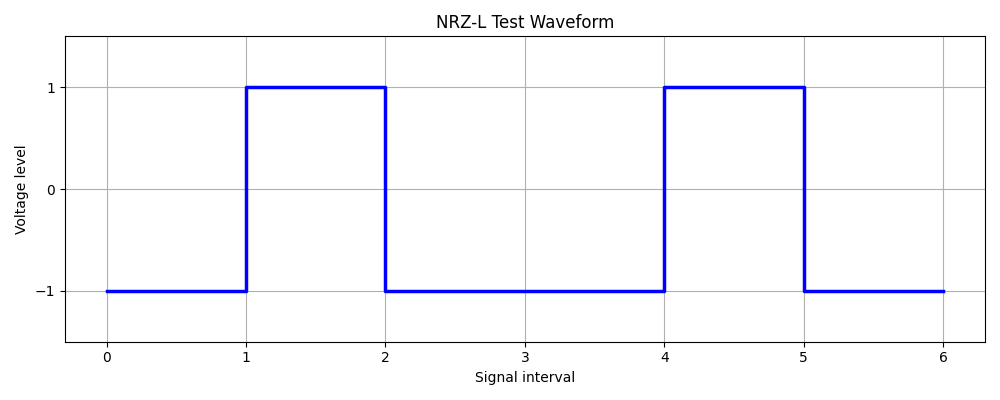
#> input picture test_images/nrz_l_sample.png, 1000 x 400 px
$ python image_decoder.py
#> lines starting #> are read from the running program, lines starting #| are printed output that depends on the picture; after the words box and inside, x2 and y2 are one past the last pixel; in counts of white or black regions, pixels touching at a corner belong together
### decoder.py

from line_coding import (
    encode_nrz_l,
    encode_nrz_i,
    encode_manchester,
    encode_differential_manchester,
    encode_ami,
)


def validate_signal(signal):
    """Check that the signal contains valid line levels."""
    if not signal:
        raise ValueError("Encoded signal must not be empty.")
    if any(level not in (-1, 0, 1) for level in signal):
        raise ValueError("Signal levels must be -1, 0, or 1.")


def decode_nrz_l(signal):
    """NRZ-L: +1 represents 0, and -1 represents 1."""
    validate_signal(signal)

    if any(level == 0 for level in signal):
        raise ValueError("NRZ-L signal cannot contain zero levels.")

    # direct lookup instead of conditional
    _nrz_l_inv = {1: "0", -1: "1"}
    return "".join(_nrz_l_inv[level] for level in signal)


# [18 lines left out: function decode_nrz_i, not called in this run]


# Manchester decoding: map (first_half, second_half) -> bit
_MANCHESTER_DECODE = {
    (1, -1): "0",
    (-1, 1): "1",
}


def decode_manchester(signal):
    """Decode Manchester pairs using the project's encoding convention."""
    validate_signal(signal)

    if len(signal) % 2 != 0:
        raise ValueError("Manchester signal must have an even number of levels.")

    bits = []
    for i in range(0, len(signal), 2):
        pair = (signal[i], signal[i + 1])
        bit = _MANCHESTER_DECODE.get(pair)
        if bit is None:
            raise ValueError("Invalid Manchester signal pair.")
        bits.append(bit)

    return "".join(bits)


# [53 lines left out: functions decode_differential_manchester, decode_ami, not called in this run]


DECODERS = {
    "NRZ-L": decode_nrz_l,
    "NRZ-I": decode_nrz_i,
    "MANCHESTER": decode_manchester,
    "DIFFERENTIAL MANCHESTER": decode_differential_manchester,
    "AMI": decode_ami,
}


# [34 lines that do not run on import are left out]

### scrambling.py

# [5 lines left out: function validate_binary_data, not called in this run]


def validate_signal(signal):
    if not signal:
        raise ValueError("Signal must be a non-empty sequence.")
    if any(level not in (-1, 0, 1) for level in signal):
        raise ValueError("Signal levels must be -1, 0, or 1.")


# ─── B8ZS ────────────────────────────────────────────────────────────────────
# Maps last pulse polarity -> 8-symbol substitution [000 V B 0 V B]
# where V (violation) has the same polarity as the previous pulse.
_B8ZS_SUB = {
     1: [0, 0, 0,  1, -1, 0, -1,  1],
    -1: [0, 0, 0, -1,  1, 0,  1, -1],
}


# [23 lines left out: function encode_b8zs, not called in this run]


# ─── HDB3 ────────────────────────────────────────────────────────────────────
# Maps (pulse_count_is_odd, last_pulse) -> 4-symbol substitution
# odd count  -> 000V (violation only, no balance pulse needed)
# even count -> B00V (balance pulse + violation, same polarity)
_HDB3_SUB = {
    (True,   1): [0,  0, 0,  1],
    (True,  -1): [0,  0, 0, -1],
    (False,  1): [-1, 0, 0, -1],
    (False, -1): [ 1, 0, 0,  1],
}


# [26 lines left out: function encode_hdb3, not called in this run]


# ─── B8ZS Decoder ────────────────────────────────────────────────────────────

def decode_b8zs(signal):
    validate_signal(signal)

    result = []
    last_pulse = -1
    i = 0

    while i < len(signal):
        if i + 8 <= len(signal):
            expected = _B8ZS_SUB[last_pulse]
            if signal[i:i + 8] == expected:
                result.extend("00000000")
                last_pulse = expected[-1]
                i += 8
                continue

        level = signal[i]
        if level == 0:
            result.append("0")
        else:
            if level == last_pulse:
                raise ValueError("Invalid AMI/B8ZS polarity violation.")
            last_pulse = level
            result.append("1")

        i += 1

    return "".join(result)


# ─── HDB3 Decoder ────────────────────────────────────────────────────────────

# [42 lines left out: function decode_hdb3, not called in this run]


# [22 lines that do not run on import are left out]

### image_decoder.py
import numpy as np
from PIL import Image

from decoder import (
    decode_nrz_l,
    decode_nrz_i,
    decode_manchester,
    decode_differential_manchester,
    decode_ami,
)
from scrambling import decode_b8zs, decode_hdb3

IMAGE_SCHEME_DECODERS = {
    "NRZ-L": decode_nrz_l,
    "NRZ-I": decode_nrz_i,
    "MANCHESTER": decode_manchester,
    "DIFFERENTIAL MANCHESTER": decode_differential_manchester,
    "AMI": decode_ami,
    "B8ZS": decode_b8zs,
    "HDB3": decode_hdb3,
}


def extract_levels_from_image(image_path, num_intervals):
    """
    Analyze the waveform image and extract discrete voltage levels (-1, 0, 1).
    Reads the image pixels, identifies the signal line, and samples each interval.
    """
#> called with image_path = 'test_images/nrz_l_sample.png', num_intervals = 6
    if num_intervals <= 0:
        raise ValueError("Number of intervals must be positive.")

    try:
        img = Image.open(image_path).convert("RGB")
    except Exception as error:
        raise ValueError(f"Unable to read waveform image '{image_path}': {error}")

    arr = np.array(img)

    # Detect the blue waveform pixels (step line plotted in signal_plotter)
    is_signal = (arr[:, :, 2] > 140) & (arr[:, :, 0] < 120) & (arr[:, :, 1] < 120)
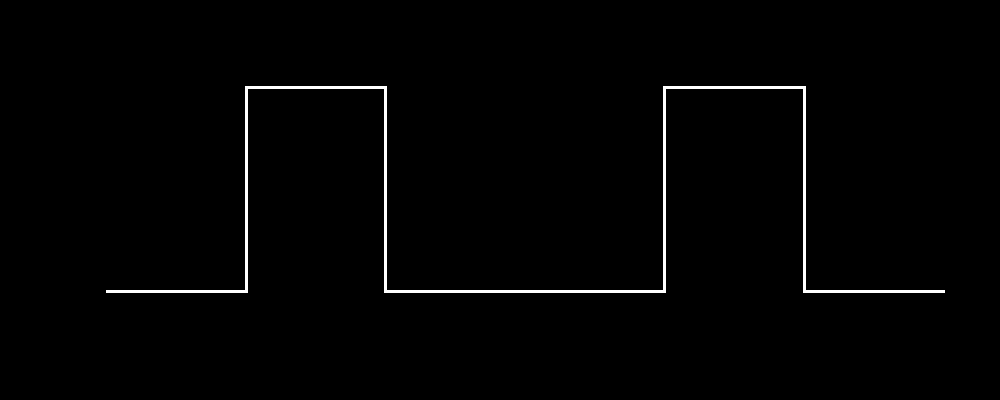
#> is_signal: shape (400, 1000) bool; 1.2% white; 1 white region, box (x1, y1, x2, y2) and area: (106, 86, 945, 293) 4965
    y_coords, x_coords = np.where(is_signal)
#> y_coords = 4965 values from 86 to 292; x_coords = 4965 values, max 944 at index 3832, min 106 at index 3267, mean 524.9

    if len(x_coords) == 0:
        raise ValueError("No signal waveform detected in the image.")

    x_min, x_max = int(x_coords.min()), int(x_coords.max())
#> x_min = 106; x_max = 944
    y_min, y_max = int(y_coords.min()), int(y_coords.max())
#> y_min = 86; y_max = 292

    y_mid = (y_min + y_max) / 2.0
#> y_mid = 189
    threshold = (y_max - y_min) / 4.0
#> threshold = 51.5
    dx = (x_max - x_min) / num_intervals
#> dx = 139.7

    extracted_levels = []

    for k in range(num_intervals):
        x_center = x_min + (k + 0.5) * dx
        half_window = max(2, int(dx * 0.15))
        x_start = max(x_min, int(x_center - half_window))
        x_end = min(x_max, int(x_center + half_window) + 1)

        window_mask = is_signal[:, x_start:x_end]
        y_window, _ = np.where(window_mask)

        if len(y_window) > 0:
            avg_y = float(np.mean(y_window))
            # Image y=0 is at top: smaller y is higher voltage (+1)
            if avg_y < y_mid - threshold:
                extracted_levels.append(1)
            elif avg_y > y_mid + threshold:
                extracted_levels.append(-1)
            else:
                extracted_levels.append(0)
        else:
            extracted_levels.append(0)
#> this loop made 6 passes
#> (x_center, x_start, x_end, avg_y) on passes 1 to 6: (175.8, 155, 196, 291), (315.5, 295, 336, 87), (455.2, 435, 476, 291), (594.8, 574, 615, 291), (734.5, 714, 755, 87), (874.2, 854, 895, 291)
#> pass 1, in extract_levels_from_image, `window_mask = is_signal[:, x_start:x_end]`:
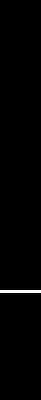
#> window_mask: shape (400, 41) bool; 0.75% white; 1 white region, box (x1, y1, x2, y2) and area: (0, 290, 41, 293) 123
#> pass 2, in extract_levels_from_image, `window_mask = is_signal[:, x_start:x_end]`:
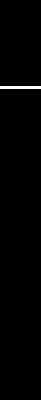
#> window_mask: shape (400, 41) bool; 0.75% white; 1 white region, box (x1, y1, x2, y2) and area: (0, 86, 41, 89) 123
#> after the loop, extracted_levels = [-1, 1, -1, -1, 1, -1]

    return extracted_levels


def decode_signal_from_image(image_path, encoding_name, num_intervals):
    """
    Decode digital data by analyzing waveform parameters from an image.
    Fulfills the extra-credit requirement of image-based decoding.
    """
    decoder = IMAGE_SCHEME_DECODERS.get(encoding_name.upper())
    if decoder is None:
        raise ValueError(f"Unsupported encoding scheme for image decoder: {encoding_name}")

    levels = extract_levels_from_image(image_path, num_intervals)
#> levels = [-1, 1, -1, -1, 1, -1]
    return decoder(levels)


if __name__ == "__main__":
    import os

    print("=" * 50)
    print("IMAGE WAVEFORM DECODER VERIFICATION")
    print("=" * 50)

    test_cases = [
        ("test_images/nrz_l_sample.png", "NRZ-L", 6, "101101"),
        ("test_images/manchester_sample.png", "Manchester", 12, "010011"),
        ("test_images/ami_b8zs_sample.png", "B8ZS", 10, "1000000001"),
    ]

    for path, scheme, intervals, expected in test_cases:
        if os.path.exists(path):
            decoded = decode_signal_from_image(path, scheme, intervals)
#> decoded = '101101'
            status = "PASS" if decoded == expected else "FAIL"
#> status = 'PASS'
            print(f"[{status}] {scheme:12} -> Decoded: {decoded:12} Expected: {expected}")
#| [PASS] NRZ-L        -> Decoded: 101101       Expected: 101101
        else:
            print(f"[SKIP] Test image not found: {path}")
#> pass 2 of the loop `for path, scheme, intervals, expected in test_cases:`:
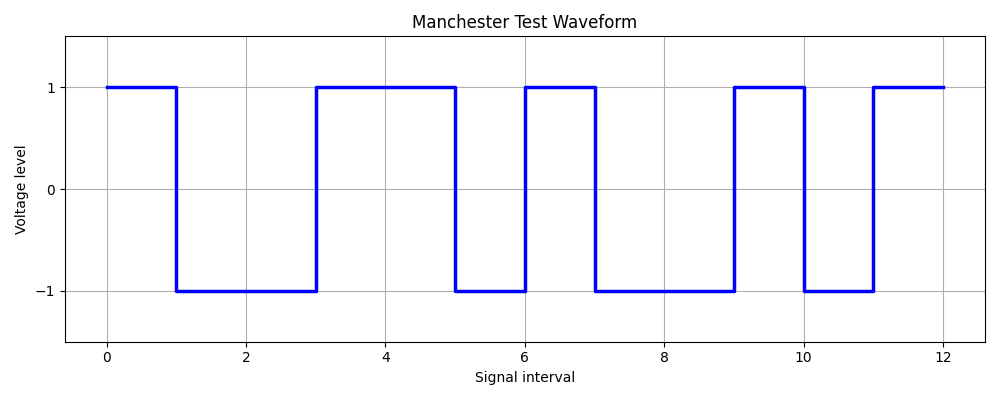
#> input picture test_images/manchester_sample.png, 1000 x 400 px
#> in extract_levels_from_image (call 2), `is_signal = (arr[:, :, 2] > 140) & (arr[:, :, 0] < 120) & (arr[:, :, 1..`:
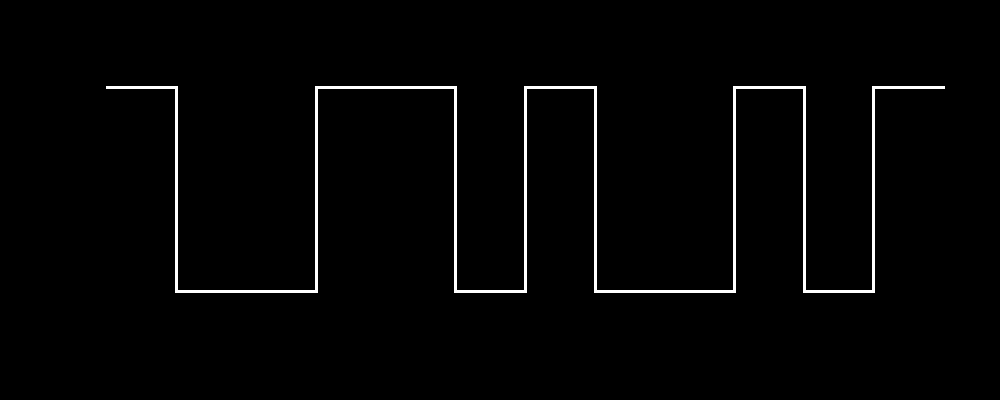
#> is_signal: shape (400, 1000) bool; 1.9% white; 1 white region, box (x1, y1, x2, y2) and area: (106, 86, 945, 293) 7413
#> y_coords = 7413 values from 86 to 292; x_coords = 7413 values, max 944 at index 432, min 106 at index 0, mean 548
#> dx = 69.83
#> the loop in extract_levels_from_image (call 2), `for k in range(num_intervals):` made 12 passes
#> (x_center, x_start, x_end, avg_y) on passes 1 to 8: (140.9, 130, 151, 87), (210.8, 200, 221, 291), (280.6, 270, 291, 291), (350.4, 340, 361, 87), (420.2, 410, 431, 87), (490.1, 480, 501, 291), (559.9, 549, 570, 87), (629.8, 619, 640, 291)
#> pass 2, in extract_levels_from_image (call 2), `window_mask = is_signal[:, x_start:x_end]`:
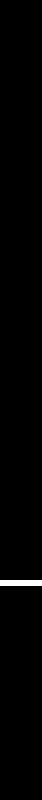
#> window_mask: shape (400, 21) bool (shown 2 times larger); 0.75% white; 1 white region, box (x1, y1, x2, y2) and area: (0, 290, 21, 293) 63
#> after the loop in extract_levels_from_image (call 2), `for k in range(num_intervals):`: extracted_levels = [1, -1, -1, 1, 1, -1, 1, -1, -1, 1, -1, 1]
#> the loop in decode_manchester, `for i in range(0, len(signal), 2):` made 6 passes
#> (i, pair, bit) on passes 3 to 6: (4, (1, -1), '0'), (6, (1, -1), '0'), (8, (-1, 1), '1'), (10, (-1, 1), '1')
#> after the loop in decode_manchester, `for i in range(0, len(signal), 2):`: bits = ['0', '1', '0', '0', '1', '1']
#> decoded = '010011'
#| [PASS] Manchester   -> Decoded: 010011       Expected: 010011
#> pass 3 of the loop `for path, scheme, intervals, expected in test_cases:`:
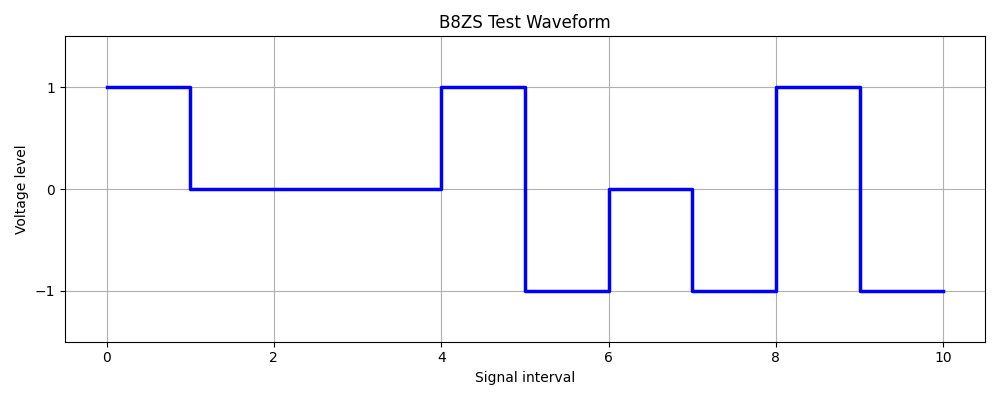
#> input picture test_images/ami_b8zs_sample.png, 1000 x 400 px
#> in extract_levels_from_image (call 3), `is_signal = (arr[:, :, 2] > 140) & (arr[:, :, 0] < 120) & (arr[:, :, 1..`:
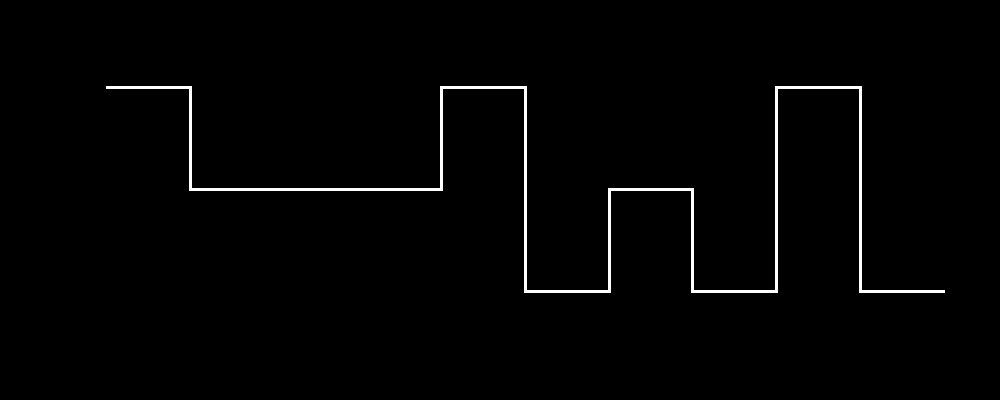
#> is_signal: shape (400, 1000) bool; 1.4% white; 1 white region, box (x1, y1, x2, y2) and area: (106, 86, 945, 293) 5577
#> y_coords = 5577 values from 86 to 292; x_coords = 5577 values, max 944 at index 5056, min 106 at index 0, mean 580.1
#> dx = 83.8
#> the loop in extract_levels_from_image (call 3), `for k in range(num_intervals):` made 10 passes
#> (x_center, x_start, x_end, avg_y) on passes 1 to 8: (147.9, 135, 160, 87), (231.7, 219, 244, 189), (315.5, 303, 328, 189), (399.3, 387, 412, 189), (483.1, 471, 496, 87), (566.9, 554, 579, 291), (650.7, 638, 663, 189), (734.5, 722, 747, 291)
#> after the loop in extract_levels_from_image (call 3), `for k in range(num_intervals):`:
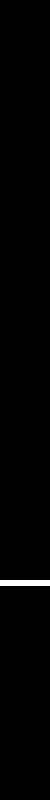
#> window_mask: shape (400, 25) bool (shown 2 times larger); 0.75% white; 1 white region, box (x1, y1, x2, y2) and area: (0, 290, 25, 293) 75
#> after the loop in extract_levels_from_image (call 3), `for k in range(num_intervals):`: extracted_levels = [1, 0, 0, 0, 1, -1, 0, -1, 1, -1]
#> the loop in decode_b8zs, `while i < len(signal):` made 3 passes
#> (expected, level, last_pulse, i) on pass 1: ([0, 0, 0, -1, 1, 0, 1, -1], 1, 1, 1)
#> after the loop in decode_b8zs, `while i < len(signal):`: i = 10; result = ['1', '0', '0', '0', '0', '0', '0', '0', '0', '1']
#> decoded = '1000000001'
#| [PASS] B8ZS         -> Decoded: 1000000001   Expected: 1000000001
